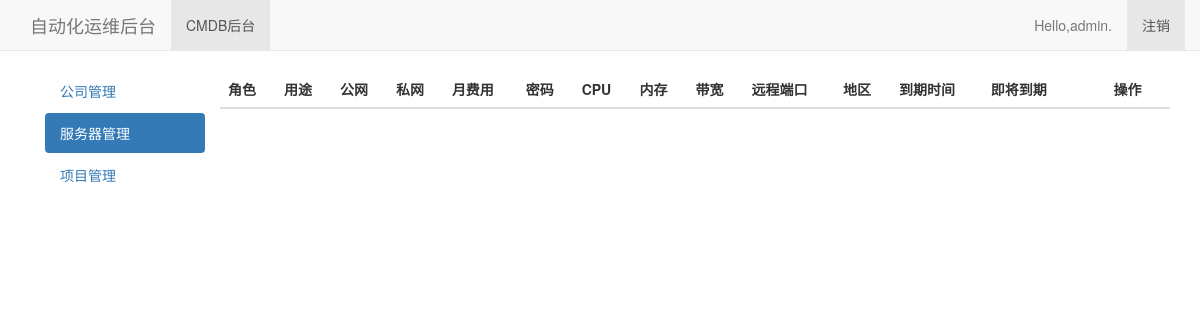
The app's page /cmdb/server (signed in), older data.
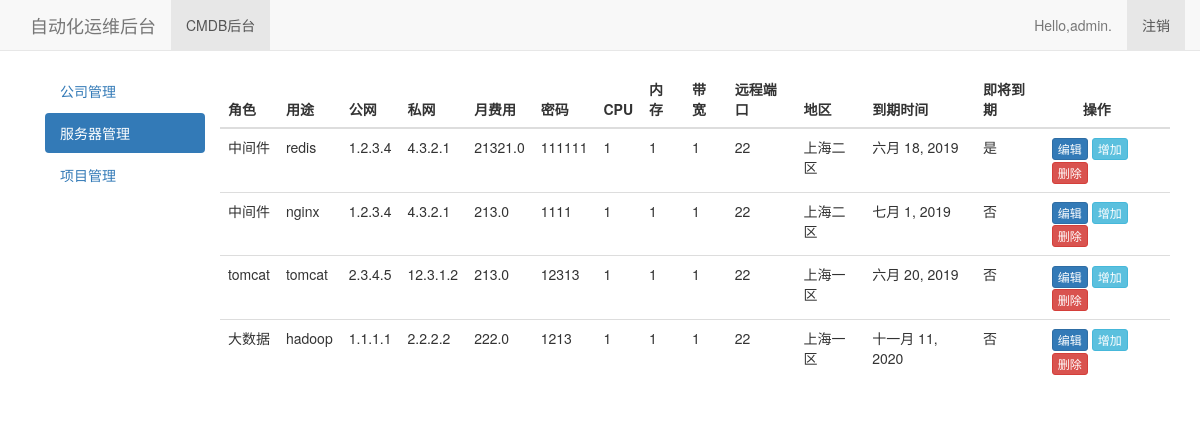
The same page, newer data.
### cmdb/models.py (models this page shows, shortened)
class Servers(models.Model):
    roles=models.CharField(max_length=20,verbose_name='服务器角色')
    usage=models.CharField(max_length=20,verbose_name='服务器用途')
    pub_ipaddress=models.GenericIPAddressField(verbose_name='公网地址')
    private_ipaddress=models.GenericIPAddressField(verbose_name='私网地址')
    customer = models.FloatField(max_length=10, verbose_name='月费用')
    password = models.CharField(max_length=30, verbose_name='服务器密码')
    cpu=models.IntegerField(verbose_name='CPU核数')
    mem=models.IntegerField(verbose_name='内存大小')
    bandwidth=models.IntegerField(verbose_name='带宽')
    port=models.IntegerField(verbose_name='远程端口')
    area=models.CharField(max_length=10,verbose_name='地区')
    expiration_time=models.DateField(verbose_name='到期时间')
    company=models.ForeignKey(Company,default=1)
    @property
    def is_expiration(self):
        if (parse(str(self.expiration_time)) - parse(daytime)).days >= 5:
            return True
    class Meta:
        verbose_name_plural = "服务器"

### cmdb/views.py (the view)
# urls.py: url(r'server',views.showservers,name='server'),
@login_required
def showservers(request):
    servers = Servers.objects.all()
    daytime=time.strftime('%Y-%m-%d',time.localtime(time.time()))
    context = {"servers": servers,'daytime':daytime}
    return render(request, 'cmdb/server.html', context)

### cmdb/templates/cmdb/server.html
{% extends "ops/base.html" %}
{% block content %}
    <div class="container-fluid">
      <div class="row">
        <div class="col-sm-3 col-md-2 sidebar">
            <ul class="nav nav-pills nav-stacked">
              <li role="presentation" ><a href="{% url 'cmdb:company' %}">公司管理</a></li>
              <li role="presentation" class="active"><a href="{%url 'cmdb:server'  %}">服务器管理</a></li>
              <li role="presentation"><a href="#">项目管理</a></li>
            </ul>
        </div>
        <div >
          <div class="table-responsive">
            <table class="table table-hover">
              <thead>
                <tr>
                  <th>角色</th>
                  <th>用途</th>
                  <th>公网</th>
                  <th>私网</th>
                  <th>月费用</th>
                  <th>密码</th>
                  <th>CPU</th>
                  <th>内存</th>
                  <th>带宽</th>
                  <th>远程端口</th>
                  <th>地区</th>
                  <th>到期时间</th>
                  <th>即将到期</th>
                  <th>&nbsp&nbsp&nbsp&nbsp&nbsp&nbsp&nbsp&nbsp操作</th>
                </tr>
              </thead>
              <tbody>
              {% for server in servers %}
                <tr>
                  <td>{{ server.roles }}</td>
                  <td>{{ server.usage }}</td>
                  <td>{{ server.pub_ipaddress }}</td>
                  <td>{{ server.private_ipaddress }}</td>
                  <td>{{ server.customer }}</td>
                  <td>{{ server.password }}</td>
                  <td>{{ server.cpu }}</td>
                  <td>{{ server.mem }}</td>
                  <td>{{ server.bandwidth }}</td>
                  <td>{{ server.port }}</td>
                  <td>{{ server.area }}</td>
                  <td>{{ server.expiration_time }}</td>
                    {% if server.is_expiration %}
                    <td>否</td>
                    {% else %}
                    <td>是</td>
                    {% endif %}
                  <td><a  class="btn btn-primary btn-xs"  href="{% url 'cmdb:edit_server' server.id %}">编辑</a>
                      <a  class="btn btn-info btn-xs"  href="{% url 'cmdb:new_server'%}">增加</a>
                      <a  class="btn btn-danger btn-xs"  href="{% url 'cmdb:del_server' server.id %}">删除</a>
                  </td>
                </tr>
              {% endfor %}
              </tbody>
            </table>
          </div>
        </div>
      </div>
    </div>
{% endblock content %}

### ops/templates/ops/base.html (shortened to what this page needs)
{% load bootstrap3 %}
<!DOCTYPE html>
<html lang="zh-CN">
	<head>
	</head>
	{% bootstrap_css %}
	<body>
		<nav class="navbar navbar-default navbar-static-top">
      <div class="container">
        <div class="navbar-header">
          <a class="navbar-brand" href="{%url 'ops:index'%}">自动化运维后台</a>
        </div>
        <div id="navbar" class="navbar-collapse collapse">
          <ul class="nav navbar-nav">
            <li class="active"><a href="{%url 'cmdb:index'%}">CMDB后台</a></li>
          </ul>
          <ul class="nav navbar-nav navbar-right">
			{%if user.is_authenticated %}
			<li><a>Hello,{{user.username}}.</a></li>
            <li class="active"><a href="{%url 'users:logout'%}">注销</a></li>
			{% else %}
            <li class="active"><a href="{%url 'users:register'%}">注册</a></li>
            <li class="active"><a href="{%url 'users:login'%}">登录</a></li>
			{%endif%}
          </ul>
        </div>
      </div>
    </nav>
	<div class="container">
		<div>
			{% block content %}{% endblock content %}
		</div>
	</div>
	</body>
</html>

Row changes from the older to the newer data that the page shows:
added Servers: roles "中间件", usage "redis", pub_ipaddress "1.2.3.4", private_ipaddress "4.3.2.1", customer "21321.0", password "111111", cpu "1", mem "1", bandwidth "1", port "22", area "上海二区", expiration_time "六月 18, 2019", shows "是"
added Servers: roles "中间件", usage "nginx", pub_ipaddress "1.2.3.4", private_ipaddress "4.3.2.1", customer "213.0", password "1111", cpu "1", mem "1", bandwidth "1", port "22", area "上海二区", expiration_time "七月 1, 2019", shows "否"
added Servers: roles "tomcat", usage "tomcat", pub_ipaddress "2.3.4.5", private_ipaddress "12.3.1.2", customer "213.0", password "12313", cpu "1", mem "1", bandwidth "1", port "22", area "上海一区", expiration_time "六月 20, 2019", shows "否"
added Servers: roles "大数据", usage "hadoop", pub_ipaddress "1.1.1.1", private_ipaddress "2.2.2.2", customer "222.0", password "1213", cpu "1", mem "1", bandwidth "1", port "22", area "上海一区", expiration_time "十一月 11, 2020", shows "否"
